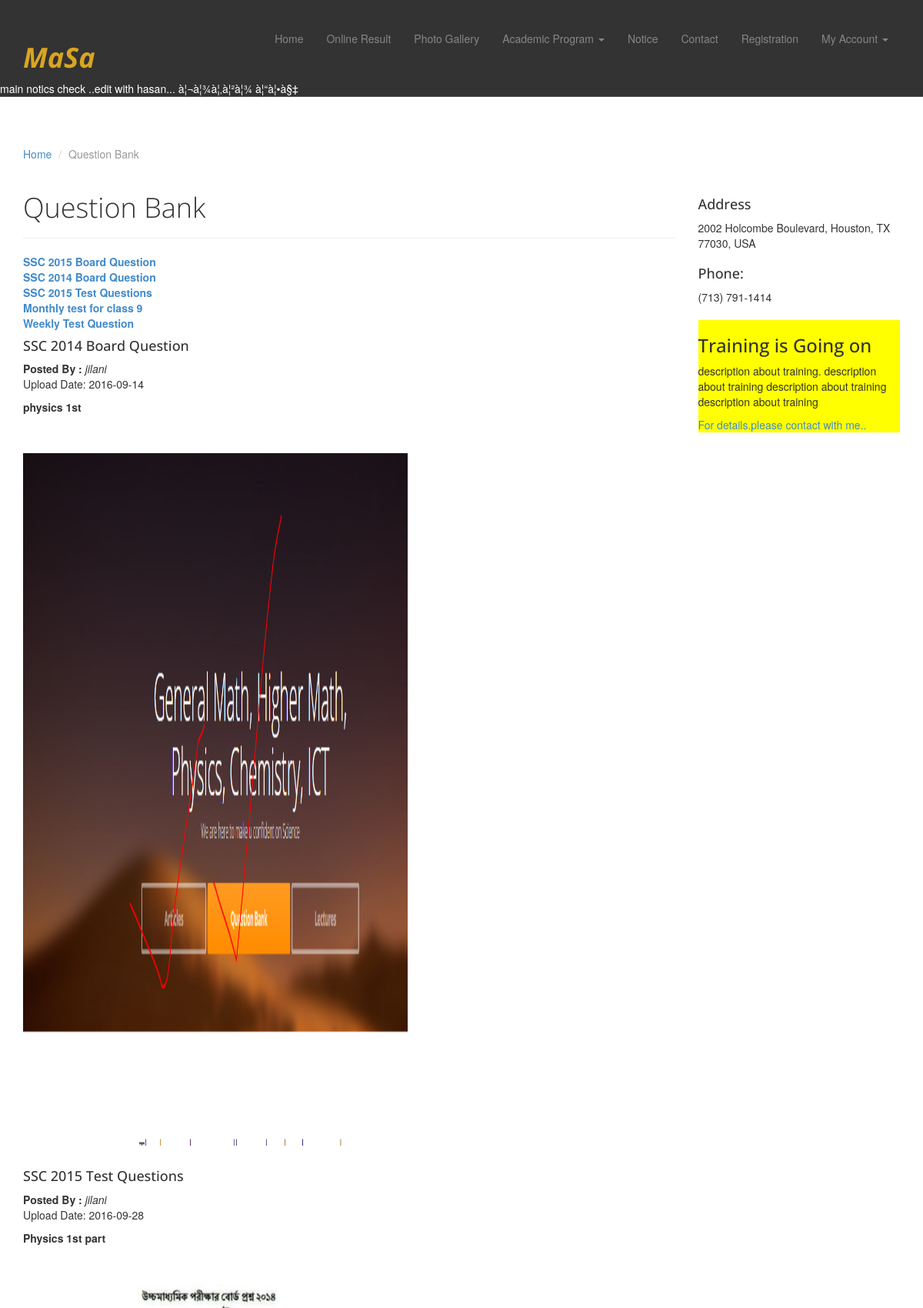
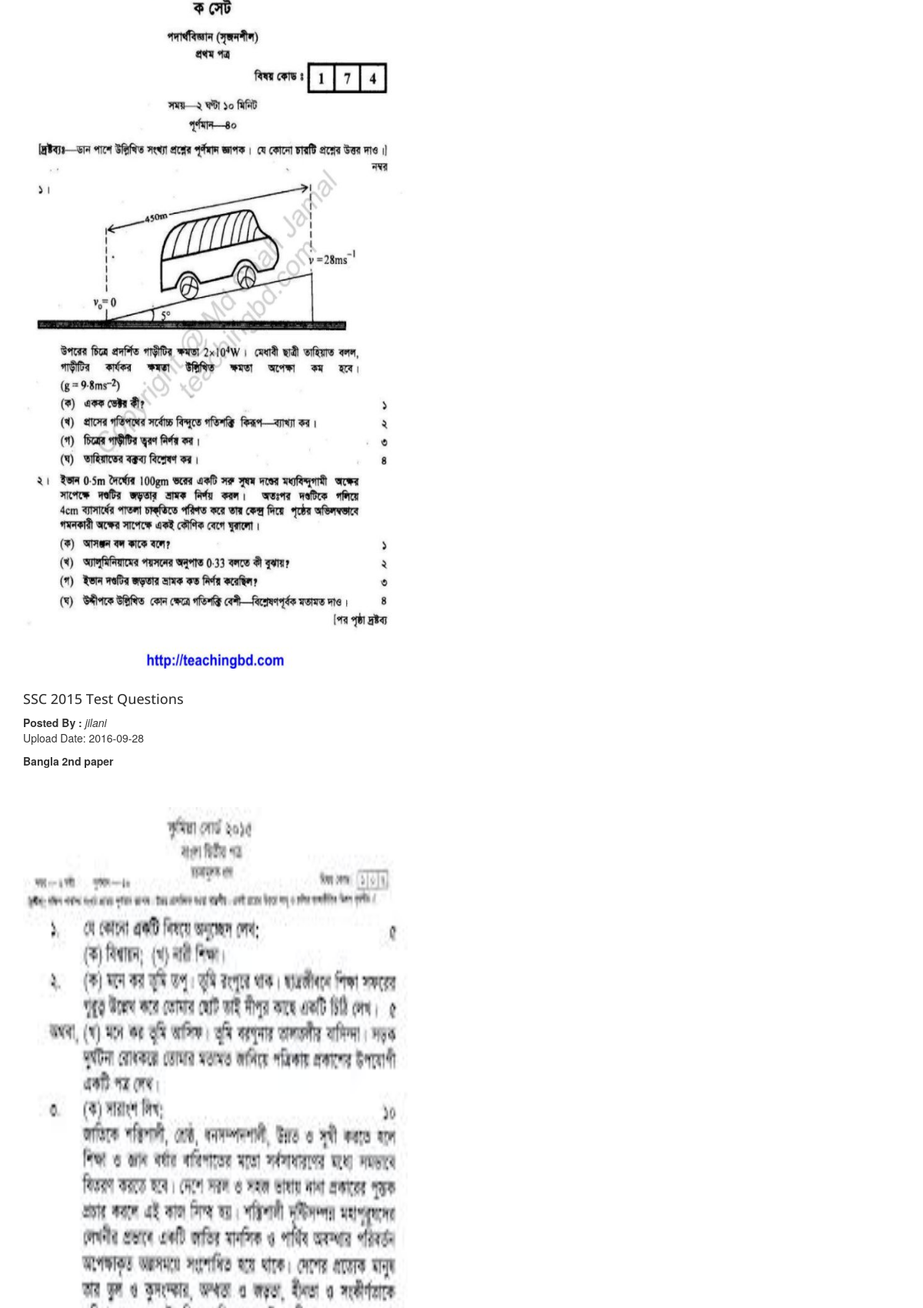
Screenshot of /question_bank.php (upper part) with the database file from the repository (2 pictures, top to bottom).
### tables this page shows
CREATE TABLE IF NOT EXISTS `tbl_notice` (
`notice_id` int(30) NOT NULL,
  `notice_des` varchar(400) NOT NULL,
  `notice_type` varchar(20) NOT NULL,
  `date` date NOT NULL,
  `deletion_status` tinyint(2) NOT NULL DEFAULT '0'
);

CREATE TABLE IF NOT EXISTS `tbl_question_category` (
`question_category_id` int(10) NOT NULL,
  `question_category_name` varchar(100) NOT NULL,
  `question_category_des` text NOT NULL,
  `deletion_status` tinyint(4) NOT NULL DEFAULT '0'
);

CREATE TABLE IF NOT EXISTS `tbl_question` (
`question_id` int(10) NOT NULL,
  `question_category_id` int(10) NOT NULL,
  `user_id` int(20) NOT NULL,
  `question_des` varchar(50) NOT NULL,
  `resource` text NOT NULL,
  `upload_date` date NOT NULL,
  `deletion_status` int(2) NOT NULL DEFAULT '0'
);

CREATE TABLE IF NOT EXISTS `tbl_user` (
`user_id` int(10) NOT NULL,
  `name` varchar(30) NOT NULL,
  `date_of_birth` date NOT NULL,
  `class` int(3) NOT NULL,
  `address` varchar(50) NOT NULL,
  `phone_number` varchar(20) NOT NULL,
  `user_type` varchar(30) NOT NULL,
  `email` varchar(40) NOT NULL,
  `group` varchar(20) NOT NULL,
  `user_image` text NOT NULL,
  `password` varchar(100) NOT NULL,
  `deletion_status` tinyint(2) NOT NULL DEFAULT '0',
  `approval_status` tinyint(2) NOT NULL DEFAULT '0'
);

### question_bank.php (called while the page is built)
<?php
$pages = 'question_bank';
include './index.php';

### application.php (called while the page is built, shortened)
<?php
class Application {
    public function __construct() {
        $host_name = 'localhost';
        $user_name = 'root';
        $password = '';
        $db_name = 'sciencesolution';
        $con = mysqli_connect($host_name, $user_name, $password);
        if ($con) {
            $db_select = mysqli_select_db($con, $db_name);
            if ($db_select) {
                return $con;
            } else {
                die('Database not selected' . mysqli_error($con));
            }
        } else {
            die('Database server connection fail' . mysqli_error($con));
        }
    }
    public function select_latest_notice(){
        $con = $this->__construct();
        $sql3= " SELECT MAX(notice_id) FROM tbl_notice WHERE notice_type='main' AND deletion_status='0' ";
            if (mysqli_query($con, $sql3)) {
      $qu_res = mysqli_query($con, $sql3);
            $max_notice_id = mysqli_fetch_assoc($qu_res);
           $last_notice_id=$max_notice_id['MAX(notice_id)'];
           $sql = "SELECT * From tbl_notice  where notice_id = '$last_notice_id'  ";
        if (mysqli_query($con, $sql)) {
            $query_result = mysqli_query($con, $sql);
            return $query_result;
        } else {
            die('Query problem' . mysqli_error($con));
        }
               }
               }
    public function select_all_question_category(){
        $con = $this->__construct();
        $sql = "SELECT * From  tbl_question_category WHERE deletion_status='0'  ";
        if (mysqli_query($con, $sql)) {
            $query_result = mysqli_query($con, $sql);
            return $query_result;
        } else {
            die('Query problem' . mysqli_error($con));
        }
    }
    public function select_all_question(){
        $con = $this->__construct();
        $sql = "SELECT q.*, c.*, u.* FROM tbl_question as q, tbl_question_category as c, tbl_user as u WHERE q.user_id=u.user_id AND c.question_category_id=q.question_category_id AND q.deletion_status=0  ";
        if (mysqli_query($con, $sql)) {
            $query_result = mysqli_query($con, $sql);
            return $query_result;
        } else {
            die('Query problem' . mysqli_error($con));
        }
    }
}

### pages/question_bank_page_content.php (the view, shortened to what this page needs)
<br/><br/><br/><br/><br/><br/><br/><br/>
<?php
$query_result=$obj_app->select_all_question_category();
$query_result_question=$obj_app->select_all_question();
?>
<div class="container">
    <ol class="breadcrumb">
        <li><a href="index.html">Home</a></li>
        <li class="active">Question Bank</li>
    </ol>
    <div class="row">
        <article class="col-sm-9 maincontent">
            <header class="page-header">
                <h1 class="page-title">Question Bank</h1>
            </header>
            <?php while ($qu_info = mysqli_fetch_assoc($query_result)) { ?>
                        <b>   <a href="?question_category_id=<?php echo $qu_info['question_category_id']; ?>" >
                        <?php echo $qu_info['question_category_name']; ?> </a> </b>
                        <br/>
                    <?php }
                    if(isset($question_by_category)){
                        while ($qu_info_ques = mysqli_fetch_assoc($question_by_category)) { ?>
            <h4><?php echo $qu_info_ques['question_category_name']; ?> </h4>
            <b> Posted By :</b> <i> <?php echo $qu_info_ques['name']; ?> </i>  <p> Upload Date: <?php echo $qu_info_ques['upload_date']; ?> </p>
            <p> <b>  <?php echo $qu_info_ques['question_des']; ?> </b>
            </p> <br/> <br/>
            <img src="<?php echo $qu_info_ques['resource']; ?>"
                 height="900" width="500" >
            <br/><br/>
                    <?php }
                    }
                    else {
                    while ($qu_info_ques = mysqli_fetch_assoc($query_result_question)) { ?>
            <h4> <?php echo $qu_info_ques['question_category_name']; ?> </h4>
            <b> Posted By :</b> <i> <?php echo $qu_info_ques['name']; ?> </i>  <p> Upload Date: <?php echo $qu_info_ques['upload_date']; ?> </p>
            <p> <b>  <?php echo $qu_info_ques['question_des']; ?> </b>
            </p> <br/> <br/>
            <img src="<?php echo $qu_info_ques['resource']; ?>"
                 height="900" width="500" >
            <br/><br/>
                    <?php }} ?>
        </article>
        <aside class="col-sm-3 sidebar sidebar-right">
            <div class="widget">
                <h4>Address</h4>
                <address>
                    2002 Holcombe Boulevard, Houston, TX 77030, USA
                </address>
                <h4>Phone:</h4>
                <address>
                    (713) 791-1414
                </address>
            </div>
            <div  style="background-color: yellow; width: 100%; float: left;">
                <marquee> <h3> Training is Going on  </h3></marquee>
                <p> description about training. description about
                    training description about training
                    description about training </p>
                <a href="http://localhost/ScienceSolution/contact.php"> For details.please contact with me..</a>
            </div>
        </aside>
    </div>
</div>

### include/menu.php (shortened to what this page needs)
<?php
$result = $obj_app-> select_latest_notice();
$latest_notice = mysqli_fetch_assoc($result);
?>
<div class="navbar navbar-inverse navbar-fixed-top headroom" >
    <div class="container">
        <div class="navbar-header">
            <h1 style="color: goldenrod; "> <i><b>MaSa </b></i></h1>
        </div>
        <div class="navbar-collapse collapse">
            <ul class="nav navbar-nav pull-right">
                <?php if(isset($pages)) { ?>
                <li><a href="index.php">Home</a></li>
                <?php if ($pages == 'result_page'){ ?>
                <li class="active"><a href="result.php">Online Result</a></li>
                <?php }  else {?>
                <li><a href="result.php">Online Result</a></li>
                <?php }
                if ($pages == 'photo_gallery'){ ?>
                <li class="active"><a href="photo_gallery.php">Photo Gallery</a></li>
                <?php }  else {?>
                <li><a href="photo_gallery.php">Photo Gallery</a></li>
                <?php }
                if ($pages == 'class8'|| $pages == 'class9' || $pages == 'class10' ||$pages == 'class11'){ ?>
                <li class="dropdown" class="active">
                    <a href="#" class="dropdown-toggle" data-toggle="dropdown">Academic Program <b class="caret"></b></a>
                    <ul class="dropdown-menu">
                        <li><a href="class8.php">Class 8 </a></li>
                        <li><a href="class9.php">Class 9</a></li>
                        <li><a href="class10.php">Class 10 </a></li>
                        <li><a href="class11.php">Class 11 </a></li>
                    </ul>
                </li>
                <?php }  else {?>
                <li class="dropdown">
                    <a href="#" class="dropdown-toggle" data-toggle="dropdown">Academic Program <b class="caret"></b></a>
                </li>
                <?php }
                if ($pages == 'notice_page'){ ?>
                <li   class="active" ><a href="notice.php">Notice </a></li>
                <?php }  else {?>
                <li ><a href="notice.php">Notice </a></li>
                <?php }
                if ($pages == 'contact'){ ?>
                <li class="active" ><a href="contact.php">Contact</a></li>
                <?php }  else {?>
                <li><a href="contact.php">Contact</a></li>
                <?php }
                if ($pages == 'signup'){ ?>
                <li class="active"><a href="signup.php">Registration</a></li>
                <?php }  else {?>
                <li><a href="signup.php">Registration</a></li>
                <?php } ?>
                 <?php
                if (isset($_SESSION['user_id']) && $_SESSION['user_type'] == 'student') { ?>
                          <li> <ul >
                                    <li><a href="student_info.php"><i class="halflings-icon user"></i> Profile</a></li>
                                    <li><a href="?status_logout=logout"><i class="halflings-icon off"></i> Logout</a></li>
                              </ul></li>
               <?php }
               else { ?>
                   <li class="dropdown">
                    <a href="#" class="dropdown-toggle" data-toggle="dropdown">My Account <b class="caret"></b></a>
                </li> <?php }
                } else { ?>
                <?php
                if (isset($_SESSION['user_id']) && $_SESSION['user_type'] == 'student') { ?>
                          <li> <ul >
                                    <li><a href="student_info.php"><i class="halflings-icon user"></i> Profile</a></li>
                                    <li><a href="?status_logout=logout"><i class="halflings-icon off"></i> Logout</a></li>
                              </ul></li>
              <?php } } ?>
            </ul>
        </div>
    </div>
    <div  style="color: #ffffff; "> <marquee> <?php echo $latest_notice['notice_des']; ?> </marquee></div>
</div>

### assets/css/main.css (style rules this page uses)
.headroom { -webkit-transition: all 0.4s ease-out; -moz-transition: all 0.4s ease-out; -o-transition: all 0.4s ease-out; transition: all 0.4s ease-out; }
h1, h2, h3, h4, h5, h6 { font-family:"Open sans", Helvetica, Arial; }
h1, .h1, h2, .h2, h3, .h3 { margin-top:30px; }
.page-title { margin-top:20px; font-weight:300; }
.breadcrumb { background:none; padding:0; margin:30px 0 0px 0; }
img { max-width:100%; }
.sidebar { padding-top:36px; padding-bottom:30px; }
.sidebar .widget { margin-bottom:20px; }
.sidebar h1, .sidebar .h1, .sidebar h2, .sidebar .h2, .sidebar h3, .sidebar .h3 { margin-top:20px; }

### rows the page displays
tbl_notice: notice_des "main notics check ..edit with hasan... à¦¬à¦¾à¦‚à¦²à¦¾ à¦“à¦•à§‡"
tbl_question_category: question_category_name "SSC 2015 Board Question"
tbl_question_category: question_category_name "SSC 2014 Board Question"
tbl_question_category: question_category_name "SSC 2015 Test Questions"
tbl_question_category: question_category_name "Monthly test for class 9"
tbl_question_category: question_category_name "Weekly Test Question"
tbl_question: question_category.question_category_name "SSC 2014 Board Question", user.name "jilani", upload_date "2016-09-14", question_des "physics 1st", resource (picture)
tbl_question: question_category.question_category_name "SSC 2015 Test Questions", user.name "jilani", upload_date "2016-09-28", question_des "Physics 1st part", resource (picture)
tbl_question: question_category.question_category_name "SSC 2015 Test Questions", user.name "jilani", upload_date "2016-09-28", question_des "Bangla 2nd paper", resource (picture)
